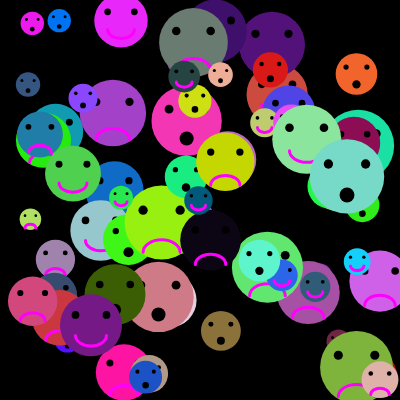
Frame 1 (no input)
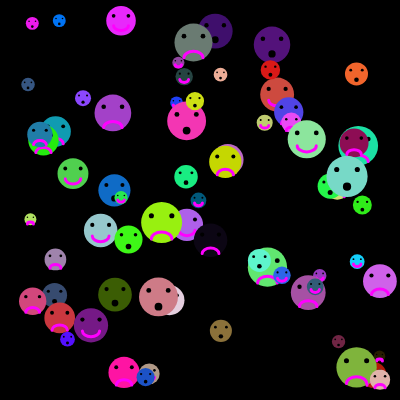
Frame 60 (no input)
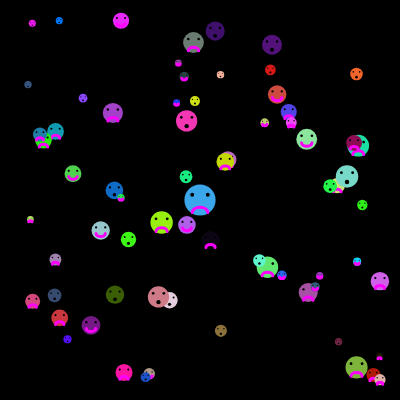
Frame 120 (the mouse pressed at the canvas centre since frame 60)

The p5.js sketch that drew these frames (run headless with seeded random() and noise() and a simulated clock; from frame 60 on, the mouse is pressed at the canvas centre):

// p5.js sketch
// ── sketch.js
// Array of faces.
let faces = []; 

function setup() {
  createCanvas(400, 400);
  facePower();  // Generate faces
}

function draw() {
  background('black');
  updateAndDrawFaces();
}

function mousePressed() {
  let face = createFace();
  face.x = mouseX; 
  face.y = mouseY;
  faces.push(face);
}

function updateAndDrawFaces() {
  for (let face of faces) {
    // Draw the face.
    face.display();

    // Apply wilting effect
    face.size *= 0.99;

    // Reduce lifespan
    face.lifespan -= 1;
    
    if (face.lifespan <= 0) {
      let i = faces.indexOf(face);
      faces.splice(i, 1);
    }
  }
}

// Function to create multiple faces.
function facePower(){
  for(let i = 0; i < 70; i++){
    faces.push(createFace());
  }
}

// ==========================
// Classes
// ==========================
class Face {
  constructor(x, y, size, lifespan, col) {
    this.x = x;
    this.y = y;
    this.size = size;
    this.lifespan = lifespan;
    this.col = col;
  }

  displayBase() {
    noStroke();
    fill(this.col);
    ellipse(this.x, this.y, this.size);

    // Eyes
    fill(0);
    let eyeOffsetX = this.size / 4;
    let eyeOffsetY = this.size / 6;
    ellipse(this.x - eyeOffsetX, this.y - eyeOffsetY, this.size / 8);
    ellipse(this.x + eyeOffsetX, this.y - eyeOffsetY, this.size / 8);
  }
}

class HappyFace extends Face {
  display() {
    this.displayBase();
    noFill();
    stroke(255, 0, 255);
    strokeWeight(3);
    arc(this.x, this.y + this.size/6, this.size/2, this.size/3, 0, PI);     //smile
  }
}


class SadFace extends Face {
  display() {
    this.displayBase();
    noFill();
    stroke(255, 0, 255);
    strokeWeight(3);
    arc(this.x, this.y + this.size/2.5, this.size/2, this.size/3, PI, TWO_PI); // frown
  }
}

class SurprisedFace extends Face {
  display() {
    this.displayBase();
    fill(0);
    noStroke();
    ellipse(this.x, this.y + this.size/4, this.size/5); // round mouth
  }
  
  // class AngryFace extends Face TBD
}



// Factory function to return a random type of face
function createFace() {
  let x = random(20, 380);
  let y = random(20, 380);
  let size = random(20, 75);
  let lifespan = random(300, 550);
  let col = color(random(255), random(250), random(260));

  let choice = random(["happy", "sad", "surprised"]);
  if (choice === "happy") return new HappyFace(x, y, size, lifespan, col);
  if (choice === "sad") return new SadFace(x, y, size, lifespan, col);
  return new SurprisedFace(x, y, size, lifespan, col);
}
